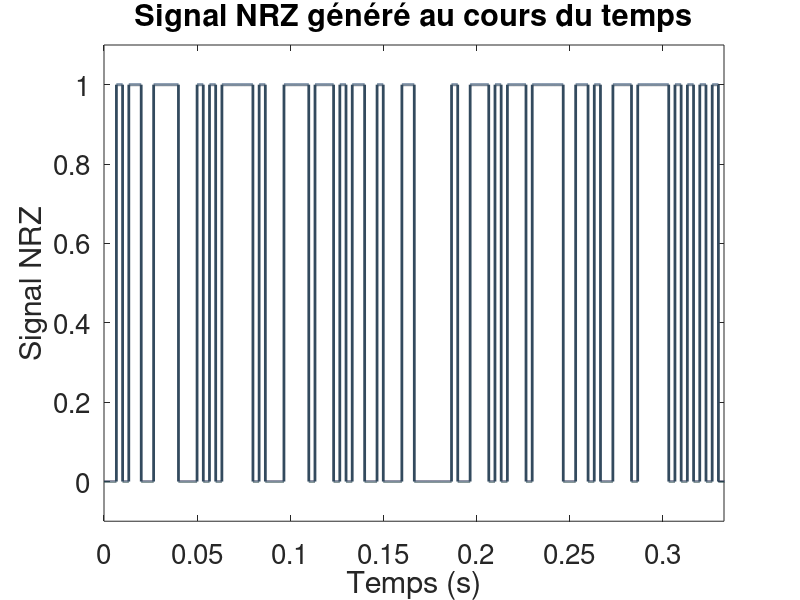

MATLAB code for this plot: (Note: this script raises an error after producing the figure.)
% To display figure on my 2nd screen
figure('units', 'normalized', 'outerposition', [-1 0 1 1])

% Données pour l'image
% Nb_bit = 84000;
% Donnee = bits;
F0 = 1180;
F1 = 980;

% Données aléatoires
Nb_bit = 100;
Donnee = randi([0, 1], 1, Nb_bit);
% F0 = 6000;
% F1 = 2000;
debit = 300;
Ts = 1 / debit;
Fe = 48000; Te = 1 / Fe;
Ns = round(Ts / Te);
NRZ = kron(Donnee, ones(1, Ns));
t = (0:Te:(Ns * Nb_bit - 1) * Te);
plot(t, NRZ, 'LineWidth', 2, 'Color', [0.20 0.29 0.37]);
axis([0 0.333 -0.1 1.1])
title('Signal NRZ généré au cours du temps')
xlabel('Temps (s)')
ylabel('Signal NRZ')
set(gca, 'FontSize', 20)
set(gcf, 'position', [10, 10, 1275, 675])
ax = gca;
ax.XAxis.MinorTick = 'on';
ax.XAxis.MinorTickValues = 0:Ts:(Ns * Nb_bit - 1) * Te;
ax.XMinorGrid = 'on';
ax.MinorGridAlpha = 0.7;

periodogram(NRZ, [], length(NRZ), 1 / Ts)
% subplot(4,2,1), plot(t,NRZ);

phi0 = rand * 2 * pi;
phi1 = rand * 2 * pi;
x = (1 - NRZ) .* cos(2 * pi * F0 * t + phi0) + NRZ .* cos(2 * pi * F1 * t + phi1);
subplot(4, 2, 1), title("x"), plot(t, x); hold on

plot(t, x, 'LineWidth', 2, 'Color', [0.18 0.80 0.44]);
title('Signal modulé en fréquence')
xlabel('Temps (s)')
ylabel('Signal')
axis([0.004 0.01 -1.05 1.05])
set(gca, 'FontSize', 20)
set(gcf, 'position', [10, 10, 1275, 675])

plot(t, changem(NRZ, -1, 0), 'r')

%bruit :
Px = mean(abs(x).^2); % puissance du signal
SNRdb = 50; % rapport signal sur bruit
Pb = Px / (10^(SNRdb / 10)); % puissance du bruit
x = x + Pb * randn(1, Ns * Nb_bit);
plot(t, x, 'LineWidth', 2, 'Color', [0.09 0.63 0.52]);
title('Signal bruité')
xlabel('Temps (s)')
ylabel('Signal')
axis([0 0.05 -2.5 2.5])
set(gca, 'FontSize', 20)
set(gcf, 'position', [10, 10, 1275, 675])
subplot(4, 2, 2), plot(t, x);

%% filtre passe bas :

Fc = 1000;
Ordre = 101;
Retard = (Ordre - 1) / 2;

h = 2 * Fc * Te * sinc(2 * Fc * Te * (-Retard:Retard));
H = fft(h);
subplot(4, 2, 3), plot(linspace(-Fe / 2, Fe / 2, Ordre), fftshift(abs(H)));

plot(2 * Fc * Te * (-Retard:Retard), h, 'LineWidth', 2, 'Color', [0.16 0.50 0.73]);
title('Réponse impulsionnelle du filtre passe-bas')
xlabel('Temps (s)')
axis([-10 10 -0.05 0.2])
set(gca, 'FontSize', 20)
set(gcf, 'position', [10, 10, 1275, 675])

plot(linspace(-Fe / 2, Fe / 2, Ordre), fftshift(abs(H)), 'LineWidth', 2, 'Color', [0.16 0.50 0.73]);
xline(4500, 'r--', 'Fc', 'LineWidth', 2, 'Color', [0.75 0.22 0.17]);
xline(-4500, 'r--', 'Fc', 'LineWidth', 2, 'Color', [0.75 0.22 0.17]);
title('Réponse fréquentielle du filtre passe-bas')
xlabel('Fréquence (Hz)')
ylabel('')
axis([-8000 8000 0 1.12])
set(gca, 'FontSize', 20)
set(gcf, 'position', [10, 10, 1275, 675])

psdx = (1 / (Fe)) * abs(fft(x)).^2;
freq = 0:Fe / N:Fe - 1;
plot(freq, psdx, 'r', 'DisplayName', 'DSP de x(t)', 'LineWidth', 2, 'Color', [0.09 0.63 0.52 0.5])
hold on;
plot(linspace(-Fe / 2, Fe / 2, Ordre), fftshift(abs(H)), 'DisplayName', 'Filtre', 'LineWidth', 2, 'Color', [0.16 0.50 0.73]);
title('Réponse fréquentielle du filtre passe-bas')
xlabel('Fréquence (Hz)')
ylabel('')
axis([0 7000 0 1.12])
set(gca, 'FontSize', 20)
set(gcf, 'position', [10, 10, 1275, 675])
legend

y_prov = filter(h, 1, [x zeros(1, Retard)]);
y = y_prov(Retard + 1:end);
plot(t, y, 'DisplayName', 'Signal filtré', 'LineWidth', 2, 'Color', [0.16 0.50 0.73]); hold on
plot(t, NRZ, 'DisplayName', 'NRZ', 'LineWidth', 2, 'Color', [0.17 0.24 0.31])
title('Signal filtré')
xlabel('Temps (s)')
ylabel('')
axis([0.006 0.028 -1.1 1.1])
set(gca, 'FontSize', 20)
set(gcf, 'position', [10, 10, 1275, 675])
legend

% ------
psdy = (1 / (Fe)) * abs(fft(y)).^2;
freq = 0:Fe / N:Fe - 1;
plot(freq, psdy, 'r', 'DisplayName', 'DSP de x(t) filtré', 'LineWidth', 2, 'Color', [0.16 0.50 0.73])
title('DSP du signal filtré')
xlabel('Fréquence (Hz)')
ylabel('')
axis([0 7000 0 160])
set(gca, 'FontSize', 20)
set(gcf, 'position', [10, 10, 1275, 675])
% ------
% ---------------------------------------------------------------------------
h2 = -h;
h2(Retard) = 1 - Fc / Fe;
H2 = fft(h2);
y2_prov = filter(h2, 1, [x zeros(1, Retard)]);
y2 = y2_prov(Retard + 1:end);

plot(2 * Fc * Te * (-Retard:Retard), h2, 'LineWidth', 2, 'Color', [0.16 0.50 0.73]);
title('Réponse impulsionnelle du filtre passe-haut')
xlabel('Temps (s)')
axis([-6.5 6.5 -0.2 1.12])
set(gca, 'FontSize', 20)
set(gcf, 'position', [10, 10, 1275, 675])

plot(linspace(-Fe / 2, Fe / 2, Ordre), fftshift(abs(H2)), 'LineWidth', 2, 'Color', [0.16 0.50 0.73]);
xline(4500, 'r--', 'Fc', 'LineWidth', 2, 'Color', [0.75 0.22 0.17]);
xline(-4500, 'r--', 'Fc', 'LineWidth', 2, 'Color', [0.75 0.22 0.17]);
title('Réponse fréquentielle du filtre passe-haut')
xlabel('Fréquence (Hz)')
ylabel('')
axis([-6500 6500 0 1.12])
set(gca, 'FontSize', 20)
set(gcf, 'position', [10, 10, 1275, 675])

psdx = (1 / (Fe)) * abs(fft(x)).^2;
freq = 0:Fe / N:Fe - 1;
plot(freq, psdx, 'r', 'DisplayName', 'DSP de x(t)', 'LineWidth', 2, 'Color', [0.09 0.63 0.52 0.5])
hold on;
plot(linspace(-Fe / 2, Fe / 2, Ordre), fftshift(abs(H2)), 'DisplayName', 'Filtre', 'LineWidth', 2, 'Color', [0.16 0.50 0.73]);
title('Réponse fréquentielle du filtre passe-haut')
xlabel('Fréquence (Hz)')
ylabel('')
axis([0 7000 0 1.12])
set(gca, 'FontSize', 20)
set(gcf, 'position', [10, 10, 1275, 675])
legend

plot(t, y2, 'DisplayName', 'Signal filtré', 'LineWidth', 2, 'Color', [0.16 0.50 0.73]); hold on
plot(t, NRZ, 'DisplayName', 'NRZ', 'LineWidth', 2, 'Color', [0.17 0.24 0.31])
title('Signal filtré')
xlabel('Temps (s)')
ylabel('')
axis([0.006 0.028 -1.3 1.3])
set(gca, 'FontSize', 20)
set(gcf, 'position', [10, 10, 1275, 675])
legend

% ------
psdy = (1 / (Fe)) * abs(fft(y2)).^2;
freq = 0:Fe / N:Fe - 1;
plot(freq, psdy, 'DisplayName', 'DSP de x(t) filtré', 'LineWidth', 2, 'Color', [0.16 0.50 0.73])
title('DSP du signal filtré')
xlabel('Fréquence (Hz)')
ylabel('')
axis([0 7000 0 160])
set(gca, 'FontSize', 20)
set(gcf, 'position', [10, 10, 1275, 675])
% ------

%détection d'énergie :
K = 11; % seuil d'énergie à déteminer
y_reshape = reshape(y, Ns, Nb_bit);
X = sum(y_reshape.^2, 1);
Donnee_retrouve = X > K;
plot(t, NRZ, 'DisplayName', 'Signal original', 'LineWidth', 2, 'Color', [0.17 0.24 0.31]); hold on
plot(t, kron(Donnee_retrouve, ones(1, Ns)), 'DisplayName', 'Signal reconstruit', 'LineWidth', 2, 'Color', [0.56 0.27 0.68])
title('Différence signal original / retrouvé')
xlabel('Temps (s)')
ylabel('')
axis([0 0.35 -0.1 1.1])
set(gca, 'FontSize', 20)
set(gcf, 'position', [10, 10, 1275, 675])
legend
Nb_erreur = sum(Donnee ~= Donnee_retrouve);
taux_erreur = Nb_erreur / Nb_bit

%% 3.4 Application de la recommandation V21
% réponse question : oui, en modifiant Fc, et K

%% 4.1 Démodulateur FSK - Contexte de synchronisation idéale

phi0 = rand * 2 * pi;
phi1 = rand * 2 * pi;

x0 = x .* cos(2 * pi * F0 * t + phi0);
x1 = x .* cos(2 * pi * F1 * t + phi1);

x0_reshape = reshape(x0, Ns, Nb_bit);
X0 = sum(x0_reshape * Ts, 1);

x1_reshape = reshape(x1, Ns, Nb_bit);
X1 = sum(x1_reshape * Ts, 1);

X2 = X1 - X0;
Donnee_retrouve_2 = X2 > 0;
subplot(4, 2, 8), plot(t, NRZ, 'r'); hold on
plot(t, kron(Donnee_retrouve_2, ones(1, Ns)), 'b')

Nb_erreur_2 = sum(Donnee ~= Donnee_retrouve_2);
taux_erreur_2 = Nb_erreur_2 / Nb_bit;

%% 4.2 Démodulateur FSK avec gestion d'une erreur de synchronisation de
% phase porteuse
% 1. en faisant les calculs de 4.1.1, simplification qui ne se simplifient
% pas => X2 que négatif ou que positif

x0c = x .* cos(2 * pi * F0 * t);
x0s = x .* sin(2 * pi * F0 * t);
x1c = x .* cos(2 * pi * F1 * t);
x1s = x .* sin(2 * pi * F1 * t);

x0c_reshape = reshape(x0c, Ns, Nb_bit);
X0c = sum(x0c_reshape * Te, 1).^2;

x0s_reshape = reshape(x0s, Ns, Nb_bit);
X0s = sum(x0s_reshape * Te, 1).^2;

x1c_reshape = reshape(x1c, Ns, Nb_bit);
X1c = sum(x1c_reshape * Te, 1).^2;

x1s_reshape = reshape(x1s, Ns, Nb_bit);
X1s = sum(x1s_reshape * Te, 1).^2;

X2 = (X1c + X1s) - (X0c + X0s);

Donnee_retrouve_3 = X2 > 0;
subplot(4, 2, 8), plot(t, kron(Donnee_retrouve_3, ones(1, Ns)), 'g'); hold on

Nb_erreur_3 = sum(Donnee ~= Donnee_retrouve_3);
taux_erreur_3 = Nb_erreur_3 / Nb_bit;

reconstitution_image(Donnee_retrouve_3);
